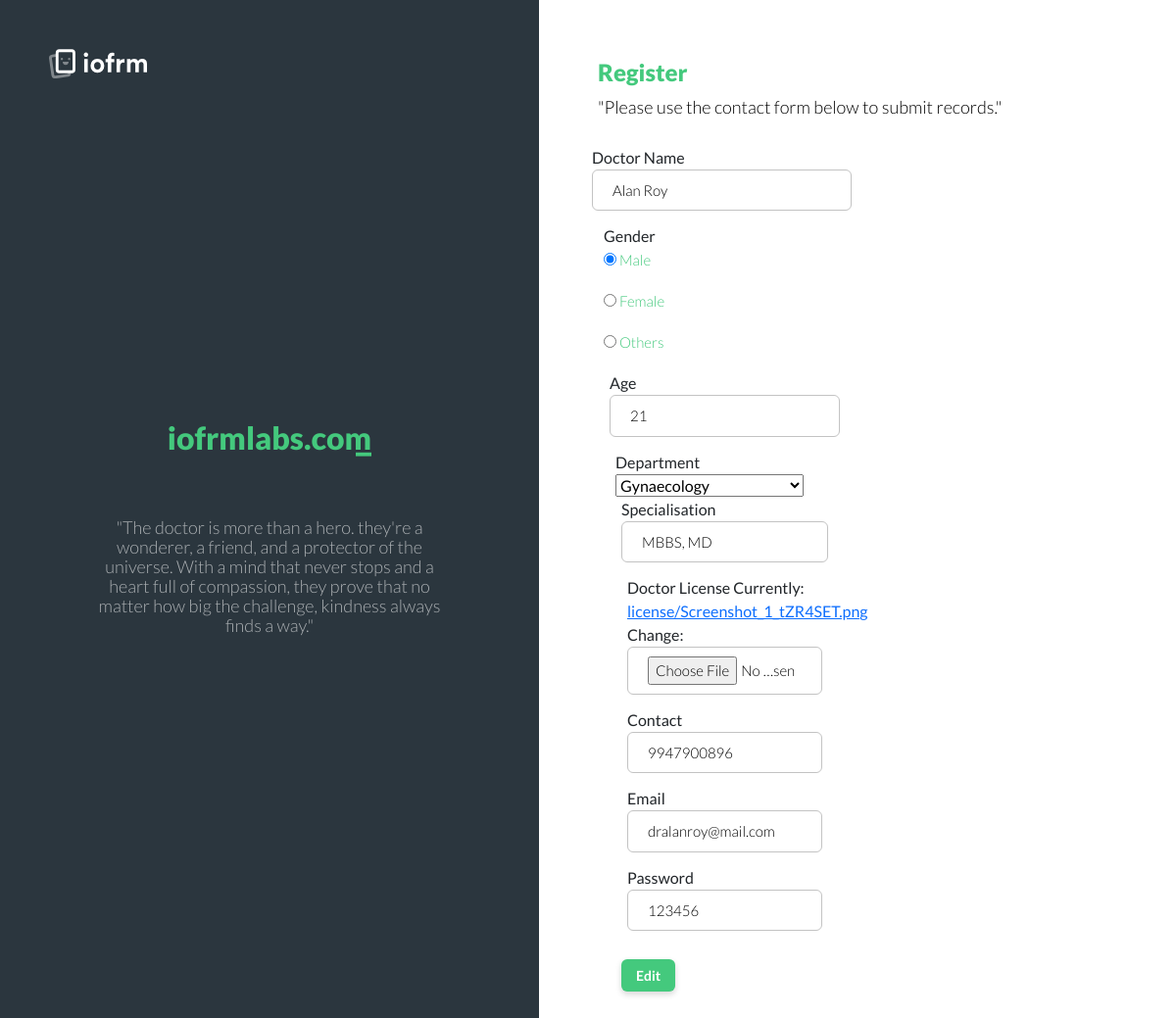
/docprofedit (signed in), run on the app's committed database.
### imfapp/models.py (models this page shows)
class DoctorRegister(models.Model):
   doc_name=models.CharField(max_length=255)
   gender=models.CharField(max_length=255)
   age=models.IntegerField()
   department=models.CharField(max_length=255)
   specialisation=models.CharField(max_length=255)
   consultation_fee=models.IntegerField(default=0)
   doc_license=models.FileField(upload_to='license')
   hosp_id=models.ForeignKey('Login',on_delete=models.CASCADE,related_name='hosp_id')
   doc_contact=models.CharField(max_length=15)
   login_id=models.ForeignKey('Login',on_delete=models.CASCADE,related_name='login_id')

class Login(models.Model):
    email = models.EmailField()
    password = models.CharField(max_length=255)
    usertype=models.IntegerField(default=0,null=True)

### imfapp/views.py (the view)
# urls.py: path('docprofedit',views.docprofedit,name='docprofedit'),
def docprofedit(request):
    userid=request.session.get('doc_id')
    login=get_object_or_404(Login,id=userid)
    doc_data=get_object_or_404(DoctorRegister,login_id=userid)
    if request.method=='POST':
        form1=doc_form(request.POST,instance=doc_data)
        form2=login_form(request.POST,instance=login)
        if form1.is_valid() and form2.is_valid():
            form1.save()
            form2.save()
            return redirect('dochome')
    else:
        form1=doc_form(instance=doc_data)
        form2=login_form(instance=login)
    return render(request,'docprofedit.html',{'form':form1,'login':form2})

### imfapp/forms.py
class login_form(forms.ModelForm):
    class Meta:
        model=Login
        fields=['email','password']

### imfapp/templates/docprofedit.html (shortened to what this page needs)
{% load static %}
<!DOCTYPE html>
<html lang="en">
<head>
    <link rel="stylesheet" type="text/css" href="{% static 'reg/css/bootstrap.min.css' %}">
    <link rel="stylesheet" type="text/css" href="{% static 'reg/css/fontawesome-all.min.css' %}">
    <link rel="stylesheet" type="text/css" href="{% static 'reg/css/iofrm-style.css' %}">
    <link rel="stylesheet" type="text/css" href="{% static 'reg/css/iofrm-theme30.css' %}">
</head>
<body>
    <div class="form-body on-top-mobile">
        <div class="website-logo">
            <a href="index.html">
                <div class="logo">
                </div>
            </a>
        </div>
        <div class="iofrm-layout">
            <div class="img-holder">
                <div class="bg"></div>
                <div class="info-holder simple-info">
                    <div class="mb-5">
                        <div class="type-animation">
                            <h2 class="mb-2 animated">iofrmlabs.com</h2>
                        </div>
                    </div>
                    <div><p>"The doctor is more than a hero. they're a wonderer, a friend, and a protector of the universe. With a mind that never stops and a heart full of compassion, they prove that no matter how big the challenge, kindness always finds a way."</p></div>
                </div>
            </div>
            <div class="form-holder">
                <div class="form-content">
                    <div class="form-items">
                        <h3>Register </h3>
                        <p class="text-black">"Please use the contact form below to submit records."</p>
                        <form action="" method="post" class="container-custom-padding" enctype="multipart/form-data">
                            <div class="row">
                                <div class="col-12 col-sm-6">Doctor Name
                                {{form.doc_name}}
                                </div>
                                <div >Gender
                                    {{form.gender}}
                            </div>
                            <div class="row">
                                <div class="col-12 col-sm-6">Age
                                    {{form.age}}
                                </div>
                                <div class="row">
                                    <div class="col-12 col-sm-6">Department
                                        {{form.department}}
                                    </div>
                                    <div class="row">
                                        <div class="col-12 col-sm-6">Specialisation
                                            {{form.specialisation}}
                                        </div>
                                <div class="row">
                                <div class="col-12 col-sm-6">Doctor License
                                    {{form.doc_license}}
                                </div>
                            </div>
                            <div class="row">
                                <div class="col-12 col-sm-6">Contact
                                    {{form.doc_contact}}
                                </div>
                            </div>
                            <div class="row">
                            <div class="col-12 col-sm-6">Email
                                {{login.email}}
                            </div>
                        </div>
                        <div class="row">
                        <div class="col-12 col-sm-6">Password
                            {{login.password}}
                        </div>
                    </div>
                                <div class="col-12 col-sm-6">
                                    <div class="form-button text-right">
                                        <button id="submit" type="submit" class="ibtn less-padding">Edit</button>
                                    </div>
                                </div>
                            </div>
                        </form>
                    </div>
                </div>
            </div>
        </div>
    </div>
</body>
</html>

### imfapp/static/reg/css/iofrm-theme30.css (style rules this page uses)
body { background-color: #fff; }
.form-body { background-color: #fff; }
.website-logo { display: inline-block; top: 50px; left: 50px; right: initial; bottom: initial; }
.website-logo .logo { background-image: url("../images/logo-light.svg"); }
.img-holder { width: 550px; background-color: #2B363E; }
.img-holder .info-holder h2 { color: #44C97D; text-align: center; }
.img-holder .info-holder p { color: rgba(255, 255, 255, 0.6); text-align: center; }
.img-holder .bg { opacity: 1; background-image: none; }
.form-holder { margin-left: 550px; }
.form-content { background-color: #fff; }
.form-content .form-items { max-width: 600px; text-align: left; }
.form-content h3 { color: #44C97D; text-align: left; }
.form-content p { color: #44C97D; text-align: left; }
.form-content label { color: #44C97D; text-align: left; }
.form-content input, .form-content .dropdown-toggle.btn-default { padding: 9px 20px; border: 1px solid #C3C3C3; background-color: #fff; color: #000; border-radius: 6px; }
.form-content .form-button .ibtn { background-color: #44C97D; color: #fff; -webkit-box-shadow: 0 3px 6px rgba(0, 0, 0, 0.16); box-shadow: 0 3px 6px rgba(0, 0, 0, 0.16); border: 0; }
.type-animation > *:before { background-color: #44C97D; }
.type-animation > *:after { background-color: #2B363E; }

### imfapp/templates/docprofedit.html (style rules this page uses)
input[type="radio"] { display: inline-block !important; }

### data on the page
DoctorRegister: doc_name "Alan Roy", gender "☑ Male ☐ Female ☐ Others", age "21", department "Gynaecology", specialisation "MBBS, MD", doc_contact "9947900896"
Login: email "dralanroy@mail.com", password "123456"
